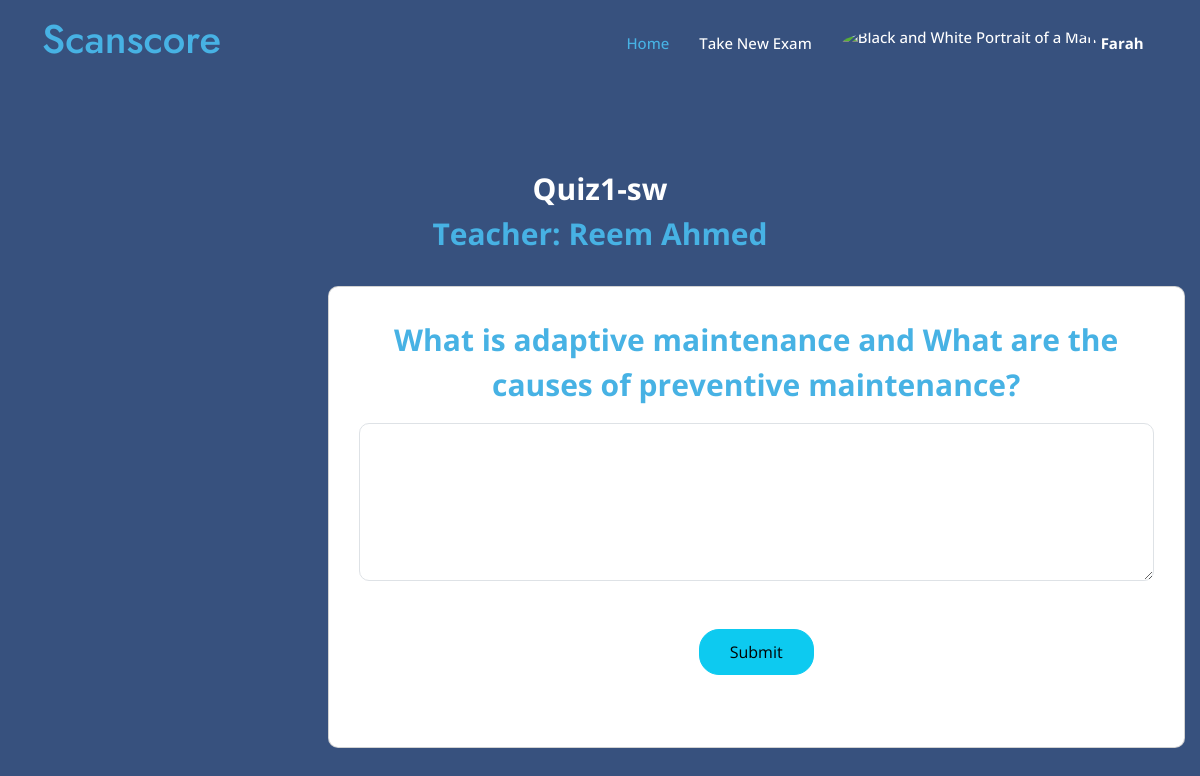
Screenshot of /student/enter_exam/23/ (signed in) with the database file from the repository.
### myapp/models.py (models this page shows)
class User(AbstractUser):
    userType = models.CharField(max_length=10, choices=[('teacher', 'Teacher'), ('student', 'Student')])

class Exam(models.Model):
    name = models.CharField(max_length=100)
    teacher = models.ForeignKey(User, on_delete=models.CASCADE)
    question= models.TextField(max_length=10000)
    model_answer = models.TextField(max_length=10000)
    keywordsList = models.TextField(max_length=10000,null=True,blank=True)
    is_active = models.BooleanField(default=False)
    time_created = models.DateTimeField(auto_now_add=True)
    time_updated = models.DateTimeField(auto_now=True)
    ocr_graded = models.BooleanField(default=False)

### myapp/views.py (the view)
# urls.py: path('student/enter_exam/<int:exam_id>/', views.enter_exam, name='enter_exam'),
@login_required
def enter_exam(request, exam_id): #this will redirect to the specific exam page where the student can take the exam
    exam = get_object_or_404(Exam, pk=exam_id, is_active=True)
    return render(request, 'myapp/student/enter_specific_exam.html', {'exam': exam})

### templates/myapp/student/enter_specific_exam.html (shortened to what this page needs)
{% load static %}
<!DOCTYPE html>
<html lang="en">
<head>
    <link href="{% static 'vendor/aos/aos.css' %}" rel="stylesheet">
    <link href="{% static 'vendor/bootstrap/css/bootstrap.min.css' %}" rel="stylesheet">
    <link href="{% static 'vendor/bootstrap-icons/bootstrap-icons.css' %}" rel="stylesheet">
    <link href="{% static 'vendor/boxicons/css/boxicons.min.css' %}" rel="stylesheet">
    <link href="{% static 'vendor/glightbox/css/glightbox.min.css' %}" rel="stylesheet">
    <link href="{% static 'vendor/remixicon/remixicon.css' %}" rel="stylesheet">
    <link href="{% static 'vendor/swiper/swiper-bundle.min.css' %}" rel="stylesheet">
    <link href="{% static 'css/style1.css' %}" rel="stylesheet">
</head>
<body>
    <header id="header" class="fixed-top">
        <div class="container d-flex align-items-center">
            <h1 class="me-auto"><a href="{% url 'login' %}">Scanscore</a></h1>
            <nav id="navbar" class="navbar">
                <ul>
                    <li><a class="nav-link scrollto active" href="{% url 'student_dashboard' %}">Home</a></li>
                    <li><a class="nav-link scrollto" href="{% url 'take_exam' %}">Take New Exam</a></li>
                    <li class="dropdown">
                        <a href="#">
                            <img src="https://mdbcdn.b-cdn.net/img/Photos/new-templates/bootstrap-profiles/avatar-2.webp"
                                class="rounded-circle" height="35" alt="Black and White Portrait of a Man"
                                loading="lazy" />
                            <strong class="d-none d-sm-block ms-1">{{ user.first_name }}</strong><i
                                class="bi bi-chevron-down"></i>
                        </a>
                    </li>
                </ul>
            </nav>
        </div>
    </header>
    <section id="hero" class="d-flex align-items-center faq section-bg contact" style="height:100vh;">
        <div class="container" data-aos="fade-up">
            {% block content %}
            <div class="section-title" style="color: #47b2e4;font-size: 30px;font-weight: bold;">
                <p style="color: white;">{{ exam.name }}</p>
                <p>Teacher: {{ exam.teacher.first_name }} {{ exam.teacher.last_name }}</p>
            </div>
            <div class="row" style="width:250vh; ">
                <div class="col-lg-7 mt-5 mt-lg-0 d-flex align-items-stretch">
                    <form method="POST" action="{% url 'submit_exam' exam.id %}" role="form" class="card"
                        style="border-radius: 10px; margin-left: 25%;  height: 110%;padding: 30px;width: 200%;text-align: center;">
                        <label>
                            <p style="color: #47b2e4;font-size: 30px;font-weight: bold;">{{ exam.question }}</p>
                        </label>
                        <textarea class="form-control" name="student_answer" rows="6" required
                            style="border-radius: 10px;"></textarea>
                        <div class="text-center mt-5"><button style="padding: 10px 30px;border-radius: 20px;"
                                type="submit" class="btn btn-info btn-rounded" data-mdb-ripple-init>Submit</button>
                        </div>
                    </form>
                    {% endblock %}
                </div>
            </div>
    </section>
</body>
</html>

### Scanscore/static/css/style1.css (style rules this page uses)
body { font-family: "Open Sans", sans-serif; color: #444444; }
a { color: #47b2e4; text-decoration: none; }
h1, h2, h3, h4, h5, h6 { font-family: "Jost", sans-serif; }
#header { transition: all 0.5s; z-index: 997; padding: 15px 0; }
.navbar { padding: 0; }
.navbar ul { margin: 0; padding: 0; display: flex; list-style: none; align-items: center; }
.navbar li { position: relative; }
.navbar a, .navbar a:focus { display: flex; align-items: center; justify-content: space-between; padding: 10px 0 10px 30px; font-size: 15px; font-weight: 500; color: #fff; white-space: nowrap; transition: 0.3s; }
.navbar a i, .navbar a:focus i { font-size: 12px; line-height: 0; margin-left: 5px; }
.navbar a:hover, .navbar .active, .navbar .active:focus, .navbar li:hover>a { color: #47b2e4; }
#hero { width: 100%; height: 80vh; background: #37517e; }
#hero .container { padding-top: 72px; }
section { padding: 60px 0; overflow: hidden; }
.section-bg { background-color: #f3f5fa; }
.section-title { text-align: center; padding-bottom: 30px; }
.section-title p { margin-bottom: 0; }

### templates/myapp/student/enter_specific_exam.html (style rules this page uses)
#header { background-color: transparent; }
#header .container { display: flex; justify-content: center; align-items: center; height: 100%; }

### rows the page displays
User: first_name "Farah"
Exam: name "Quiz1-sw", teacher.first_name "Reem", teacher.last_name "Ahmed", question "What is adaptive maintenance and What are the causes of preventive maintenance?"
